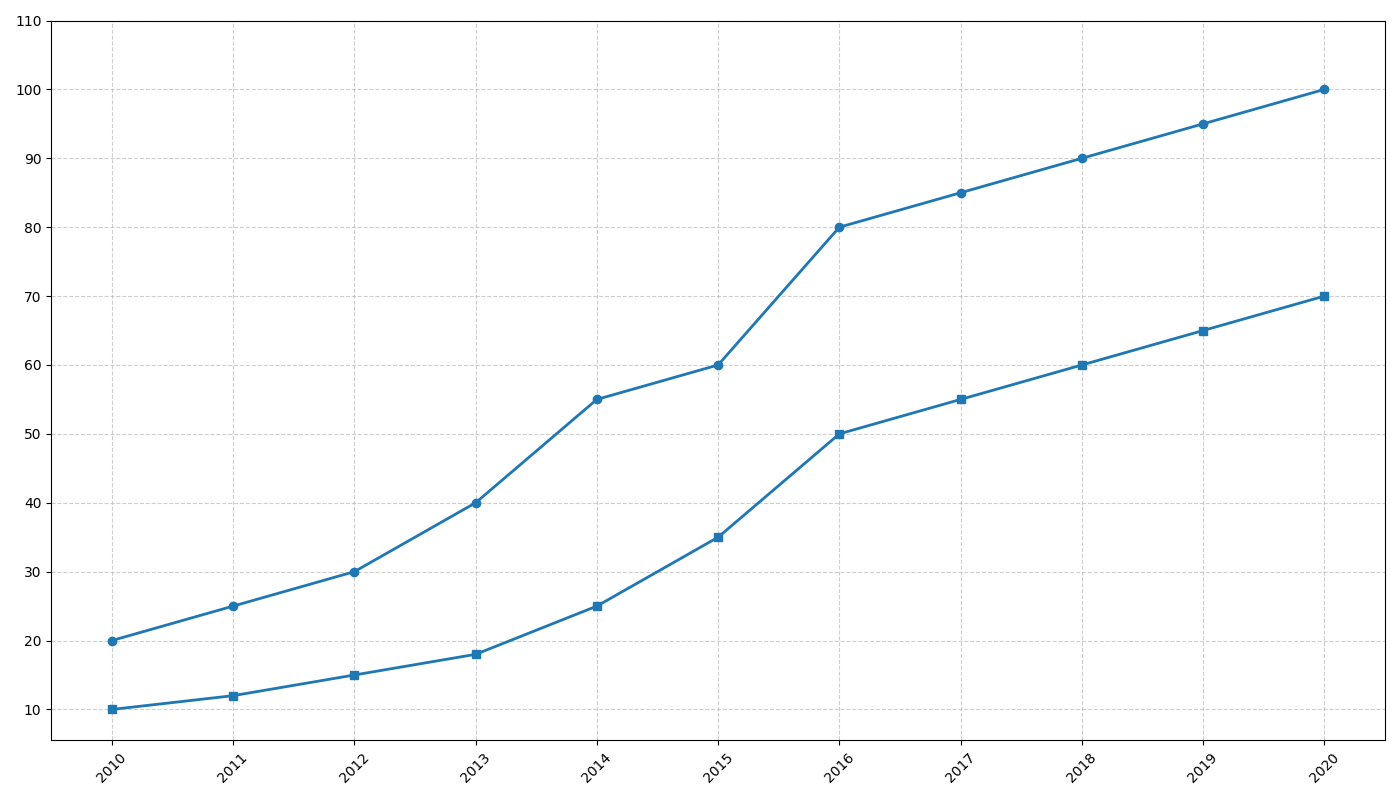

Write the Python code that produced this figure.
import matplotlib.pyplot as plt
import numpy as np

years = np.arange(2010, 2021)
solarance_production = [20, 25, 30, 40, 55, 60, 80, 85, 90, 95, 100]
hydroflow_production = [10, 12, 15, 18, 25, 35, 50, 55, 60, 65, 70]

plt.figure(figsize=(14, 8))

common_color = '#1f77b4'
plt.plot(years, solarance_production, marker='o', linestyle='-', color=common_color, linewidth=2)
plt.plot(years, hydroflow_production, marker='s', linestyle='-', color=common_color, linewidth=2)

plt.grid(True, linestyle='--', alpha=0.6)
plt.xticks(years, rotation=45)
plt.yticks(np.arange(10, 111, step=10))
plt.tight_layout()

plt.show()
